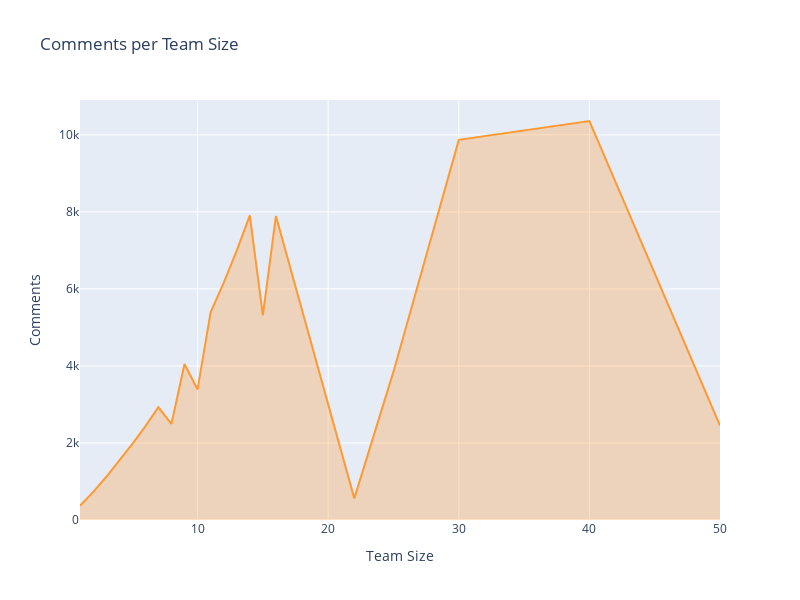

Notebook cell for this chart:
### Code cell
# Plot Events per Team Size
layout = cf.Layout(
    height = 600,width = 800,
    yaxis = dict(title = 'Comments'),
    xaxis = dict(title = 'Team Size'),
    title = 'Comments per Team Size' 
)
fig = df7.groupby(['users'],as_index=True).median().loc[:,['comments']].\
    iplot(kind='scatter',fill=True,width=2,asFigure=True,layout = layout)
fig.show()

### Figure 1 — Plotly figure (JSON) as saved in the notebook; plotly's stock layout.template omitted (floating-point values rounded to 4 significant figures)
{"data": [{"fill": "tozeroy", "fillcolor": "rgba(255, 153, 51, 0.3)", "line": {"color": "rgba(255, 153, 51, 1.0)", "dash": "solid", "shape": "linear", "width": 2}, "mode": "lines", "name": "comments", "text": "", "type": "scatter", "x": [1, 2, 3, 4, 5, 6, 7, 8, 9, 10, 11, 12, 13, 14, 15, 16, 22, 25, 30, 40, 50], "y": [370, 722, 1116, 1540, 1970, 2430, 2926, 2496, 4050, 3390, 5390, 6156, 6994, 7910, 5310, 7891, 561, 3852, 9870, 10360, 2450]}], "layout": {"height": 600, "title": {"text": "Comments per Team Size"}, "width": 800, "xaxis": {"autorange": true, "range": [1, 50], "title": {"text": "Team Size"}, "type": "linear"}, "yaxis": {"autorange": true, "range": [0, 10910.0], "title": {"text": "Comments"}, "type": "linear"}}}
